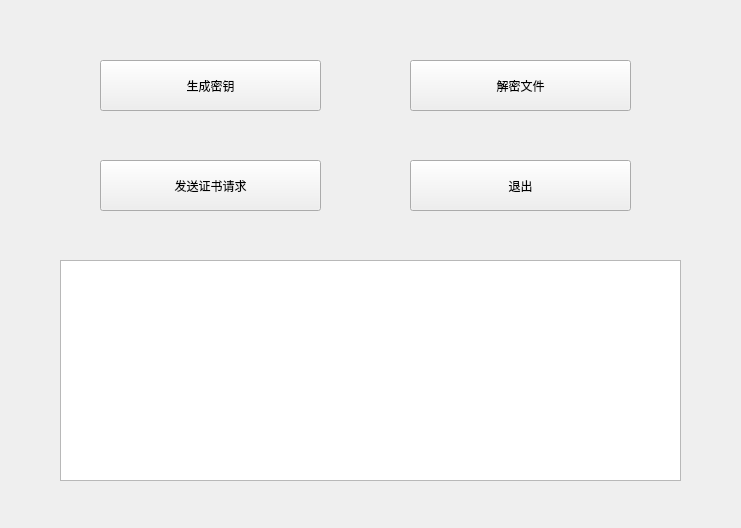
<?xml version="1.0" encoding="UTF-8"?>
<ui version="4.0">
 <class>MainWindow</class>
 <widget class="QMainWindow" name="MainWindow">
  <property name="geometry">
   <rect>
    <x>0</x>
    <y>0</y>
    <width>741</width>
    <height>528</height>
   </rect>
  </property>
  <property name="windowTitle">
   <string>MainWindow</string>
  </property>
  <property name="styleSheet">
   <string notr="true">font: 9pt &quot;微软雅黑&quot;;</string>
  </property>
  <widget class="QWidget" name="centralWidget">
   <widget class="QPushButton" name="pushButton">
    <property name="geometry">
     <rect>
      <x>100</x>
      <y>60</y>
      <width>221</width>
      <height>51</height>
     </rect>
    </property>
    <property name="text">
     <string>生成密钥</string>
    </property>
   </widget>
   <widget class="QPushButton" name="pushButton_2">
    <property name="geometry">
     <rect>
      <x>410</x>
      <y>60</y>
      <width>221</width>
      <height>51</height>
     </rect>
    </property>
    <property name="text">
     <string>解密文件</string>
    </property>
   </widget>
   <widget class="QPushButton" name="pushButton_3">
    <property name="geometry">
     <rect>
      <x>100</x>
      <y>160</y>
      <width>221</width>
      <height>51</height>
     </rect>
    </property>
    <property name="text">
     <string>发送证书请求</string>
    </property>
   </widget>
   <widget class="QPushButton" name="pushButton_4">
    <property name="geometry">
     <rect>
      <x>410</x>
      <y>160</y>
      <width>221</width>
      <height>51</height>
     </rect>
    </property>
    <property name="text">
     <string>退出</string>
    </property>
   </widget>
   <widget class="QTextEdit" name="textEdit">
    <property name="geometry">
     <rect>
      <x>60</x>
      <y>260</y>
      <width>621</width>
      <height>221</height>
     </rect>
    </property>
   </widget>
  </widget>
 </widget>
 <layoutdefault spacing="6" margin="11"/>
 <resources/>
 <connections/>
</ui>
